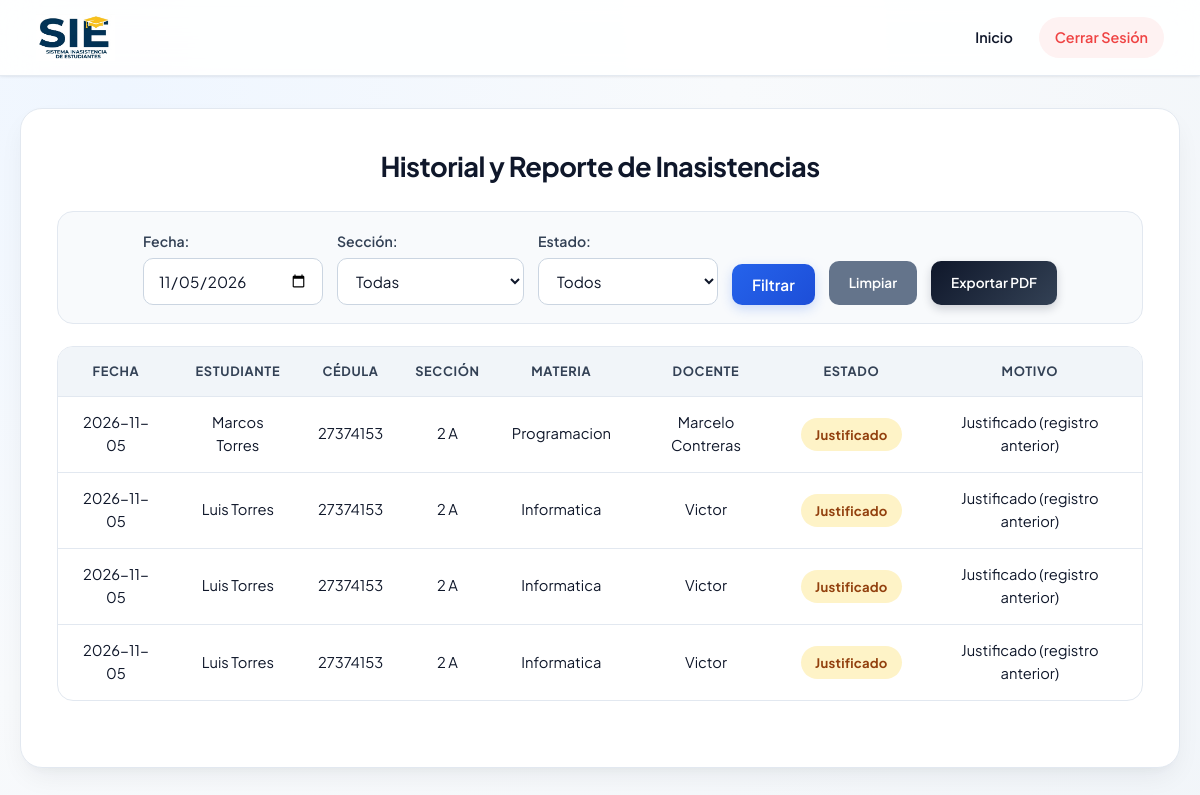
The app's page /visual/historial_inasistencias.php?fecha=2026-11-05 (signed in) with its own data.
### tables this page shows
CREATE TABLE `inasistencias` (
  `id_inasistencia` int(11) NOT NULL AUTO_INCREMENT,
  `id_estudiante` int(11) NOT NULL,
  `id_materia` int(11) NOT NULL,
  `id_docente` int(11) NOT NULL,
  `fecha` date NOT NULL,
  `estado` enum('Presente','Ausente','Justificado') NOT NULL DEFAULT 'Presente',
  `motivo` varchar(150) DEFAULT NULL,
  PRIMARY KEY (`id_inasistencia`),
  KEY `id_estudiante` (`id_estudiante`),
  KEY `id_materia` (`id_materia`),
  KEY `id_docente` (`id_docente`),
  CONSTRAINT `inasistencias_ibfk_1` FOREIGN KEY (`id_estudiante`) REFERENCES `estudiantes` (`id_estudiante`) ON DELETE CASCADE,
  CONSTRAINT `inasistencias_ibfk_2` FOREIGN KEY (`id_materia`) REFERENCES `materias` (`id_materia`) ON DELETE CASCADE,
  CONSTRAINT `inasistencias_ibfk_3` FOREIGN KEY (`id_docente`) REFERENCES `docentes` (`id_docente`) ON DELETE CASCADE
);

CREATE TABLE `estudiantes` (
  `id_estudiante` int(11) NOT NULL AUTO_INCREMENT,
  `nombre` varchar(100) NOT NULL,
  `apellido` varchar(100) NOT NULL,
  `cedula` varchar(20) NOT NULL,
  `fecha_nacimiento` date DEFAULT NULL,
  `sexo` varchar(50) DEFAULT NULL,
  `enfermedad_condicion` text DEFAULT NULL,
  `id_seccion` int(11) DEFAULT NULL,
  `id_representante` int(11) DEFAULT NULL,
  `id_periodo` int(11) DEFAULT NULL,
  PRIMARY KEY (`id_estudiante`),
  KEY `fk_estudiantes_seccion` (`id_seccion`),
  KEY `fk_estudiantes_representante` (`id_representante`),
  KEY `fk_estudiantes_periodo` (`id_periodo`),
  CONSTRAINT `fk_estudiantes_periodo` FOREIGN KEY (`id_periodo`) REFERENCES `periodos_academicos` (`id_periodo`) ON DELETE SET NULL ON UPDATE CASCADE,
  CONSTRAINT `fk_estudiantes_representante` FOREIGN KEY (`id_representante`) REFERENCES `representantes` (`id_representante`) ON DELETE SET NULL ON UPDATE CASCADE,
  CONSTRAINT `fk_estudiantes_seccion` FOREIGN KEY (`id_seccion`) REFERENCES `secciones` (`id_seccion`) ON DELETE SET NULL ON UPDATE CASCADE
);

CREATE TABLE `secciones` (
  `id_seccion` int(11) NOT NULL AUTO_INCREMENT,
  `nombre_seccion` varchar(50) NOT NULL,
  `id_institucion` int(11) NOT NULL,
  `id_docente` int(11) NOT NULL,
  `id_materia` int(11) NOT NULL,
  `id_periodo` int(11) DEFAULT 1,
  PRIMARY KEY (`id_seccion`),
  KEY `fk_secciones_periodos` (`id_periodo`),
  KEY `fk_secciones_institucion` (`id_institucion`),
  KEY `fk_secciones_docente` (`id_docente`),
  KEY `fk_secciones_materia` (`id_materia`),
  CONSTRAINT `fk_secciones_docente` FOREIGN KEY (`id_docente`) REFERENCES `docentes` (`id_docente`) ON UPDATE CASCADE,
  CONSTRAINT `fk_secciones_institucion` FOREIGN KEY (`id_institucion`) REFERENCES `instituciones` (`id_institucion`) ON UPDATE CASCADE,
  CONSTRAINT `fk_secciones_materia` FOREIGN KEY (`id_materia`) REFERENCES `materias` (`id_materia`) ON UPDATE CASCADE,
  CONSTRAINT `fk_secciones_periodos` FOREIGN KEY (`id_periodo`) REFERENCES `periodos_academicos` (`id_periodo`) ON UPDATE CASCADE
);

CREATE TABLE `materias` (
  `id_materia` int(11) NOT NULL AUTO_INCREMENT,
  `nombre_materia` varchar(50) NOT NULL,
  `id_docente` int(11) NOT NULL,
  PRIMARY KEY (`id_materia`),
  KEY `fk_materias_docente` (`id_docente`),
  CONSTRAINT `fk_materias_docente` FOREIGN KEY (`id_docente`) REFERENCES `docentes` (`id_docente`) ON UPDATE CASCADE
);

CREATE TABLE `docentes` (
  `id_docente` int(11) NOT NULL AUTO_INCREMENT,
  `nombre` varchar(100) NOT NULL,
  `apellido` varchar(100) NOT NULL,
  `cedula` varchar(20) NOT NULL,
  `correo` varchar(50) NOT NULL,
  `telefono` varchar(20) NOT NULL,
  `id_institucion` int(11) NOT NULL,
  PRIMARY KEY (`id_docente`),
  KEY `fk_docentes_institucion` (`id_institucion`),
  CONSTRAINT `fk_docentes_institucion` FOREIGN KEY (`id_institucion`) REFERENCES `instituciones` (`id_institucion`) ON UPDATE CASCADE
);

### visual/historial_inasistencias.php (the view, shortened to what this page needs)
<?php
require_once __DIR__ . '/../config/conexion.php';
$esAdmin   = isset($_SESSION['id']);
$fecha_filtro   = trim($_GET['fecha'] ?? '');
$estado_filtro  = trim($_GET['estado'] ?? '');
$id_seccion_f   = intval($_GET['id_seccion'] ?? 0);
$sql = "
    SELECT i.id_inasistencia, i.fecha, i.estado, i.motivo,
           e.nombre AS est_nombre, e.apellido AS est_apellido, e.cedula AS est_cedula,
           s.nombre_seccion,
           m.nombre_materia,
           d.nombre AS doc_nombre, d.apellido AS doc_apellido
    FROM inasistencias i
    INNER JOIN estudiantes e ON i.id_estudiante = e.id_estudiante
    INNER JOIN materias m ON i.id_materia = m.id_materia
    INNER JOIN docentes d ON i.id_docente = d.id_docente
    LEFT JOIN secciones s ON e.id_seccion = s.id_seccion
    WHERE i.estado IN ('Ausente', 'Justificado')
";
$params = [];
$types  = '';
if ($fecha_filtro !== '') {
    $sql .= " AND i.fecha = ?";
    $types .= 's';
    $params[] = $fecha_filtro;
}
$sql .= " ORDER BY i.fecha DESC, i.id_inasistencia DESC";
$stmt = $conn->prepare($sql);
if ($types !== '') {
    $stmt->bind_param($types, ...$params);
}
$stmt->execute();
$resultado = $stmt->get_result();
?>
<!DOCTYPE html>
<html lang="es">
<head>
    <link rel="stylesheet" href="../css/estilos.css">
</head>
<body>
    <header class="header-fijo">
        <div class="logo">
            <img src="logo.png" alt="Logo">
        </div>
        <nav>
            <ul>
                <?php if ($esAdmin) { ?>
                    <li><a href="../api/dashboard.php">Inicio</a></li>
                <?php } else { ?>
                    <li><a href="panel_profesor.php">Panel Docente</a></li>
                <?php } ?>
                <li><a href="../api/logout.php">Cerrar Sesión</a></li>
            </ul>
        </nav>
    </header>
    <div class="container">
        <h2>Historial y Reporte de Inasistencias</h2>
        <form method="GET" class="filtros">
            <div>
                <label for="fecha">Fecha:</label>
                <input type="date" id="fecha" name="fecha" value="<?php echo htmlspecialchars($fecha_filtro); ?>">
            </div>
            <div>
                <label for="id_seccion">Sección:</label>
                <select id="id_seccion" name="id_seccion">
                    <option value="0">Todas</option>
                </select>
            </div>
            <div>
                <label for="estado">Estado:</label>
                <select id="estado" name="estado">
                    <option value="">Todos</option>
                </select>
            </div>
            <button type="submit">Filtrar</button>
            <a href="historial_inasistencias.php" class="btn-limpiar">Limpiar</a>
            <a href="../api/generar_pdf.php?tipo=historial_inasistencias&fecha=<?php echo urlencode($fecha_filtro); ?>&id_seccion=<?php echo (int) $id_seccion_f; ?>&estado=<?php echo urlencode($estado_filtro); ?>" class="btn-pdf">
                Exportar PDF
            </a>
        </form>
        <table>
            <thead>
                <tr>
                    <th>Fecha</th>
                    <th>Estudiante</th>
                    <th>Cédula</th>
                    <th>Sección</th>
                    <th>Materia</th>
                    <th>Docente</th>
                    <th>Estado</th>
                    <th>Motivo</th>
                </tr>
            </thead>
            <tbody>
                <?php
                if ($resultado && $resultado->num_rows > 0) {
                    while ($row = $resultado->fetch_assoc()) {
                        $badgeClass = ($row['estado'] === 'Justificado') ? 'badge-justificado' : 'badge-ausente';
                ?>
                <tr>
                    <td><?php echo htmlspecialchars($row['fecha']); ?></td>
                    <td><?php echo htmlspecialchars($row['est_nombre'] . ' ' . $row['est_apellido']); ?></td>
                    <td><?php echo htmlspecialchars($row['est_cedula']); ?></td>
                    <td><?php echo htmlspecialchars($row['nombre_seccion'] ?? 'Sin asignar'); ?></td>
                    <td><?php echo htmlspecialchars($row['nombre_materia']); ?></td>
                    <td><?php echo htmlspecialchars(trim($row['doc_nombre'] . ' ' . $row['doc_apellido'])); ?></td>
                    <td><span class="badge <?php echo $badgeClass; ?>"><?php echo htmlspecialchars($row['estado']); ?></span></td>
                    <td><?php echo htmlspecialchars($row['motivo'] ?? '—'); ?></td>
                </tr>
                <?php
                    }
                } else {
                    echo "<tr><td colspan='8'>No se encontraron inasistencias con los filtros seleccionados.</td></tr>";
                }
                ?>
            </tbody>
        </table>
    </div>
</body>
</html>

### records on screen
inasistencias: fecha "2026-11-05", id_estudiante.apellido "Marcos Torres", id_estudiante.cedula "27374153", secciones.nombre_seccion "2 A", id_materia.nombre_materia "Programacion", id_docente.apellido "Marcelo Contreras", estado "Justificado", motivo "Justificado (registro anterior)"
inasistencias: fecha "2026-11-05", id_estudiante.apellido "Luis Torres", id_estudiante.cedula "27374153", secciones.nombre_seccion "2 A", id_materia.nombre_materia "Informatica", id_docente.nombre "Victor", estado "Justificado", motivo "Justificado (registro anterior)"
inasistencias: fecha "2026-11-05", id_estudiante.apellido "Luis Torres", id_estudiante.cedula "27374153", secciones.nombre_seccion "2 A", id_materia.nombre_materia "Informatica", id_docente.nombre "Victor", estado "Justificado", motivo "Justificado (registro anterior)"
inasistencias: fecha "2026-11-05", id_estudiante.apellido "Luis Torres", id_estudiante.cedula "27374153", secciones.nombre_seccion "2 A", id_materia.nombre_materia "Informatica", id_docente.nombre "Victor", estado "Justificado", motivo "Justificado (registro anterior)"
